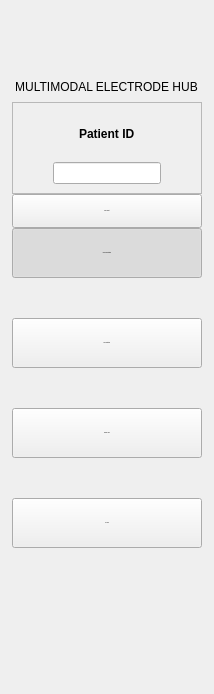
           <widget class="QFrame" name="menu">
            <property name="minimumSize">
             <size>
              <width>214</width>
              <height>0</height>
             </size>
            </property>
            <property name="maximumSize">
             <size>
              <width>230</width>
              <height>16777215</height>
             </size>
            </property>
            <property name="frameShape">
             <enum>QFrame::Shape::NoFrame</enum>
            </property>
            <property name="frameShadow">
             <enum>QFrame::Shadow::Raised</enum>
            </property>
            <layout class="QVBoxLayout" name="verticalLayout_3">
             <property name="spacing">
              <number>0</number>
             </property>
             <property name="leftMargin">
              <number>12</number>
             </property>
             <property name="topMargin">
              <number>16</number>
             </property>
             <property name="rightMargin">
              <number>12</number>
             </property>
             <property name="bottomMargin">
              <number>14</number>
             </property>
             <item>
              <layout class="QVBoxLayout" name="verticalLayout_4">
               <property name="spacing">
                <number>8</number>
               </property>
               <item alignment="Qt::AlignmentFlag::AlignHCenter">
                <widget class="QLabel" name="appTitle">
                 <property name="minimumSize">
                  <size>
                   <width>0</width>
                   <height>56</height>
                  </size>
                 </property>
                 <property name="maximumSize">
                  <size>
                   <width>16777215</width>
                   <height>56</height>
                  </size>
                 </property>
                 <property name="text">
                  <string/>
                 </property>
                 <property name="pixmap">
                  <pixmap>../images/neuxelec_logo.png</pixmap>
                 </property>
                </widget>
               </item>
               <item alignment="Qt::AlignmentFlag::AlignHCenter">
                <widget class="QLabel" name="appSubtitle">
                 <property name="text">
                  <string>MULTIMODAL ELECTRODE HUB</string>
                 </property>
                 <property name="alignment">
                  <set>Qt::AlignmentFlag::AlignCenter</set>
                 </property>
                </widget>
               </item>
               <item>
                <widget class="QFrame" name="frame_4">
                 <property name="minimumSize">
                  <size>
                   <width>186</width>
                   <height>92</height>
                  </size>
                 </property>
                 <property name="frameShape">
                  <enum>QFrame::Shape::StyledPanel</enum>
                 </property>
                 <property name="frameShadow">
                  <enum>QFrame::Shadow::Raised</enum>
                 </property>
                 <layout class="QVBoxLayout" name="verticalLayout_5">
                  <item alignment="Qt::AlignmentFlag::AlignHCenter">
                   <widget class="QLabel" name="label">
                    <property name="text">
                     <string>&lt;html&gt;&lt;head/&gt;&lt;body&gt;&lt;p&gt;&lt;span style=&quot; font-weight:700;&quot;&gt;Patient ID&lt;/span&gt;&lt;/p&gt;&lt;/body&gt;&lt;/html&gt;</string>
                    </property>
                   </widget>
                  </item>
                  <item alignment="Qt::AlignmentFlag::AlignHCenter">
                   <widget class="QLineEdit" name="le_menu_patientID"/>
                  </item>
                 </layout>
                </widget>
               </item>
              </layout>
             </item>
             <item>
              <widget class="QPushButton" name="btn_menu_saveProject">
               <property name="minimumSize">
                <size>
                 <width>186</width>
                 <height>34</height>
                </size>
               </property>
               <property name="maximumSize">
                <size>
                 <width>206</width>
                 <height>34</height>
                </size>
               </property>
               <property name="font">
                <font>
                 <family>Segoe UI</family>
                 <pointsize>-1</pointsize>
                 <fontweight>DemiBold</fontweight>
                </font>
               </property>
               <property name="cursor">
                <cursorShape>PointingHandCursor</cursorShape>
               </property>
               <property name="toolTip">
                <string>Save the current patient project file</string>
               </property>
               <property name="text">
                <string>Save project</string>
               </property>
              </widget>
             </item>
             <item>
              <spacer name="verticalSpacer">
               <property name="orientation">
                <enum>Qt::Orientation::Vertical</enum>
               </property>
               <property name="sizeType">
                <enum>QSizePolicy::Policy::Expanding</enum>
               </property>
               <property name="sizeHint" stdset="0">
                <size>
                 <width>20</width>
                 <height>0</height>
                </size>
               </property>
              </spacer>
             </item>
             <item>
              <widget class="QPushButton" name="btn_menu_fileCoreg">
               <property name="minimumSize">
                <size>
                 <width>186</width>
                 <height>50</height>
                </size>
               </property>
               <property name="maximumSize">
                <size>
                 <width>206</width>
                 <height>50</height>
                </size>
               </property>
               <property name="font">
                <font>
                 <family>Segoe UI</family>
                 <pointsize>-1</pointsize>
                 <fontweight>DemiBold</fontweight>
                </font>
               </property>
               <property name="text">
                <string>Files/Coregistration</string>
               </property>
               <property name="checkable">
                <bool>true</bool>
               </property>
               <property name="checked">
                <bool>true</bool>
               </property>
               <property name="autoExclusive">
                <bool>true</bool>
               </property>
              </widget>
             </item>
             <item>
              <spacer name="verticalSpacer_2">
               <property name="orientation">
                <enum>Qt::Orientation::Vertical</enum>
               </property>
               <property name="sizeHint" stdset="0">
                <size>
                 <width>20</width>
                 <height>40</height>
                </size>
               </property>
              </spacer>
             </item>
             <item>
              <widget class="QPushButton" name="btn_menu_reconstruction">
               <property name="minimumSize">
                <size>
                 <width>186</width>
                 <height>50</height>
                </size>
               </property>
               <property name="maximumSize">
                <size>
                 <width>206</width>
                 <height>50</height>
                </size>
               </property>
               <property name="font">
                <font>
                 <family>Segoe UI</family>
                 <pointsize>-1</pointsize>
                 <fontweight>DemiBold</fontweight>
                </font>
               </property>
               <property name="text">
                <string>Reconstruction</string>
               </property>
               <property name="checkable">
                <bool>true</bool>
               </property>
               <property name="autoExclusive">
                <bool>true</bool>
               </property>
              </widget>
             </item>
             <item>
              <spacer name="verticalSpacer_3">
               <property name="orientation">
                <enum>Qt::Orientation::Vertical</enum>
               </property>
               <property name="sizeHint" stdset="0">
                <size>
                 <width>20</width>
                 <height>40</height>
                </size>
               </property>
              </spacer>
             </item>
             <item>
              <widget class="QPushButton" name="btn_menu_obliqueSlice">
               <property name="minimumSize">
                <size>
                 <width>186</width>
                 <height>50</height>
                </size>
               </property>
               <property name="maximumSize">
                <size>
                 <width>206</width>
                 <height>50</height>
                </size>
               </property>
               <property name="font">
                <font>
                 <family>Segoe UI</family>
                 <pointsize>-1</pointsize>
                 <fontweight>DemiBold</fontweight>
                </font>
               </property>
               <property name="text">
                <string>Oblique Slice</string>
               </property>
               <property name="checkable">
                <bool>true</bool>
               </property>
               <property name="autoExclusive">
                <bool>true</bool>
               </property>
              </widget>
             </item>
             <item>
              <spacer name="verticalSpacer_4">
               <property name="orientation">
                <enum>Qt::Orientation::Vertical</enum>
               </property>
               <property name="sizeHint" stdset="0">
                <size>
                 <width>20</width>
                 <height>40</height>
                </size>
               </property>
              </spacer>
             </item>
             <item>
              <widget class="QPushButton" name="btn_menu_3Dview">
               <property name="minimumSize">
                <size>
                 <width>186</width>
                 <height>50</height>
                </size>
               </property>
               <property name="maximumSize">
                <size>
                 <width>206</width>
                 <height>50</height>
                </size>
               </property>
               <property name="font">
                <font>
                 <family>Segoe UI</family>
                 <pointsize>-1</pointsize>
                 <fontweight>DemiBold</fontweight>
                </font>
               </property>
               <property name="text">
                <string>3D view</string>
               </property>
               <property name="checkable">
                <bool>true</bool>
               </property>
               <property name="autoExclusive">
                <bool>true</bool>
               </property>
              </widget>
             </item>
             <item>
              <spacer name="verticalSpacer_6">
               <property name="orientation">
                <enum>Qt::Orientation::Vertical</enum>
               </property>
               <property name="sizeHint" stdset="0">
                <size>
                 <width>20</width>
                 <height>40</height>
                </size>
               </property>
              </spacer>
             </item>
             <item>
              <widget class="QFrame" name="frame_institution_logos">
               <property name="minimumSize">
                <size>
                 <width>186</width>
                 <height>92</height>
                </size>
               </property>
               <property name="maximumSize">
                <size>
                 <width>206</width>
                 <height>92</height>
                </size>
               </property>
               <property name="styleSheet">
                <string notr="true">QFrame#frame_institution_logos {
    background-color: transparent;
    border: none;
}
QLabel {
    background-color: transparent;
    border: none;
}</string>
               </property>
               <property name="frameShape">
                <enum>QFrame::Shape::NoFrame</enum>
               </property>
               <layout class="QVBoxLayout" name="verticalLayout_institution_logos">
                <property name="spacing">
                 <number>6</number>
                </property>
                <property name="leftMargin">
                 <number>4</number>
                </property>
                <property name="topMargin">
                 <number>2</number>
                </property>
                <property name="rightMargin">
                 <number>4</number>
                </property>
                <property name="bottomMargin">
                 <number>2</number>
                </property>
                <item alignment="Qt::AlignmentFlag::AlignHCenter">
                 <widget class="QLabel" name="logo_HUG">
                  <property name="minimumSize">
                   <size>
                    <width>132</width>
                    <height>34</height>
                   </size>
                  </property>
                  <property name="maximumSize">
                   <size>
                    <width>132</width>
                    <height>34</height>
                   </size>
                  </property>
                  <property name="text">
                   <string/>
                  </property>
                  <property name="pixmap">
                   <pixmap>resources/images/logo_HUG.png</pixmap>
                  </property>
                  <property name="scaledContents">
                   <bool>false</bool>
                  </property>
                  <property name="alignment">
                   <set>Qt::AlignmentFlag::AlignCenter</set>
                  </property>
                 </widget>
                </item>
                <item alignment="Qt::AlignmentFlag::AlignHCenter">
                 <widget class="QLabel" name="logo_UNIGE">
                  <property name="minimumSize">
                   <size>
                    <width>117</width>
                    <height>34</height>
                   </size>
                  </property>
                  <property name="maximumSize">
                   <size>
                    <width>117</width>
                    <height>34</height>
                   </size>
                  </property>
                  <property name="text">
                   <string/>
                  </property>
                  <property name="pixmap">
                   <pixmap>resources/images/logo_UNIGE.png</pixmap>
                  </property>
                  <property name="scaledContents">
                   <bool>false</bool>
                  </property>
                  <property name="alignment">
                   <set>Qt::AlignmentFlag::AlignCenter</set>
                  </property>
                 </widget>
                </item>
               </layout>
              </widget>
             </item>
            </layout>
           </widget>
